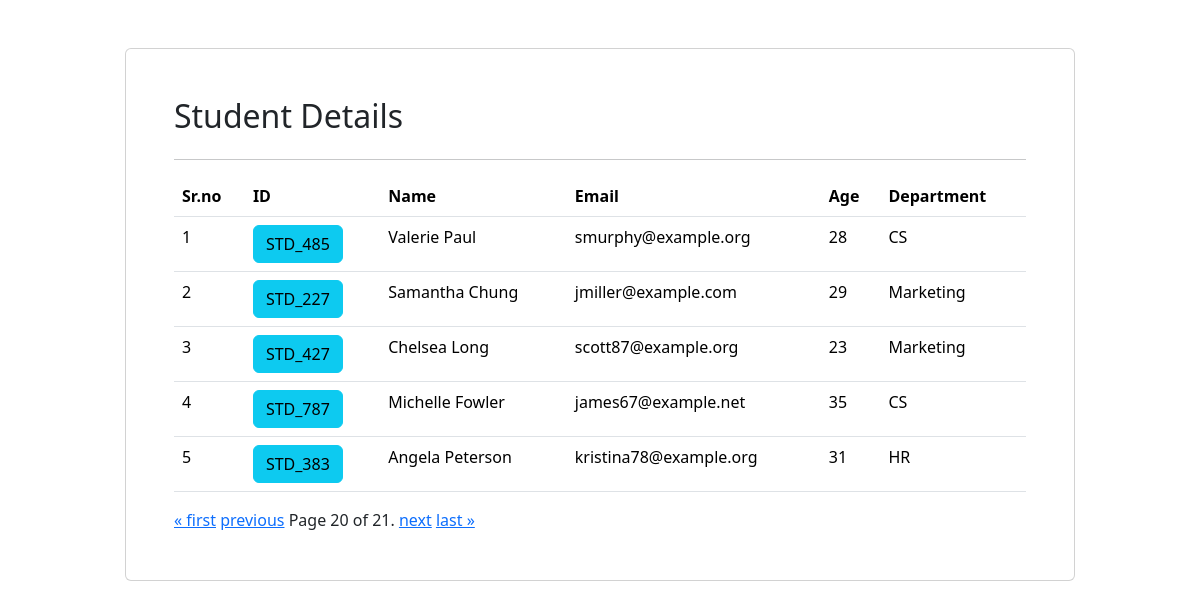
/?page=20, run on the app's committed database.
### app/models.py (models this page shows)
class student(models.Model):
    dept = models.ForeignKey(department,on_delete=models.CASCADE)
    stid = models.ForeignKey(stid,on_delete=models.CASCADE)
    name = models.CharField(max_length=20)
    email = models.CharField(max_length=50)
    age = models.IntegerField()

class stid(models.Model):
    stid = models.CharField(max_length=10)

class department(models.Model):
    name = models.CharField(max_length=20)

### app/views.py (the view)
# urls.py: path('',index,name="index"),
def index(request):
    allstudents = student.objects.all()
    paginator = Paginator(allstudents, 5)
    page_number = request.GET.get("page")
    page_obj = paginator.get_page(page_number)
    return render(request,"index.html",{"students":page_obj})

### app/templates/index.html (shortened to what this page needs)
<!DOCTYPE html>
<html lang="en">
<head>
    <link href="https://cdn.jsdelivr.net/npm/bootstrap@5.3.6/dist/css/bootstrap.min.css" rel="stylesheet">
</head>
<body>
    <div class="container">
        <div class="row">
            <div class="col-10 mx-auto card p-5 mt-5">
                <table class="table">
                    <h2>Student Details</h2>
                    <hr>
                    <tr>
                        <th>Sr.no</th>
                        <th>ID</th>
                        <th>Name</th>
                        <th>Email</th>
                        <th>Age</th>
                        <th>Department</th>
                    </tr>
                    {%for std in students%}
                    <tr>
                        <td>{{forloop.counter}}</td>
                        <td><a href="{%url 'marksheet'%}?id={{std.id}}" class="btn btn-info">{{std.stid.stid}}</a></td>
                        <td>{{std.name}}</td>
                        <td>{{std.email}}</td>
                        <td>{{std.age}}</td>
                        <td>{{std.dept.name}}</td>
                    </tr>
                    {%endfor%}
                </table>
                <div class="pagination">
                    <span class="step-links">
                        {% if students.has_previous %}
                            <a href="?page=1">&laquo; first</a>
                            <a href="?page={{ students.previous_page_number }}">previous</a>
                        {% endif %}
                        <span class="current">
                            Page {{ students.number }} of {{ students.paginator.num_pages }}.
                        </span>
                        {% if students.has_next %}
                            <a href="?page={{ students.next_page_number }}">next</a>
                            <a href="?page={{ students.paginator.num_pages }}">last &raquo;</a>
                        {% endif %}
                    </span>
                </div>
            </div>
        </div>
    </div>
</body>
</html>

### data on the page
student: stid.stid "STD_485", name "Valerie Paul", email "smurphy@example.org", age "28", dept.name "CS"
student: stid.stid "STD_227", name "Samantha Chung", email "jmiller@example.com", age "29", dept.name "Marketing"
student: stid.stid "STD_427", name "Chelsea Long", email "scott87@example.org", age "23", dept.name "Marketing"
student: stid.stid "STD_787", name "Michelle Fowler", email "james67@example.net", age "35", dept.name "CS"
student: stid.stid "STD_383", name "Angela Peterson", email "kristina78@example.org", age "31", dept.name "HR"

### other printed values
{{ students.number }} "20"
{{ students.paginator.num_pages }} "21"
